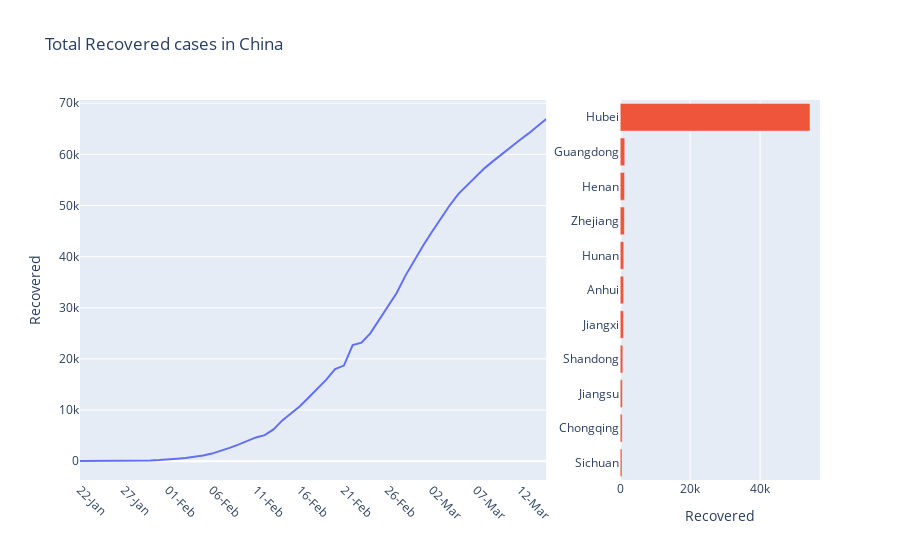

Notebook cell for this chart:
### Markdown cell above
Due to the size of Hubei's confirmed cases, it also leads in the number of recovered cases. 

Notice the left 'tail' of the graph takes a while to increase. It takes roughly around **14 days after lockdown** until the recovery exponentially increase.

### Code cell
plot_cumulative_state(observe_date,'province_state','recovered')

### Figure 1 — Plotly figure (JSON) as saved in the notebook; plotly's stock layout.template omitted (floating-point values rounded to 4 significant figures)
{"data": [{"type": "scatter", "x": ["22-Jan", "23-Jan", "24-Jan", "25-Jan", "26-Jan", "27-Jan", "28-Jan", "29-Jan", "30-Jan", "31-Jan", "01-Feb", "02-Feb", "03-Feb", "04-Feb", "05-Feb", "06-Feb", "07-Feb", "08-Feb", "09-Feb", "10-Feb", "11-Feb", "12-Feb", "13-Feb", "14-Feb", "15-Feb", "16-Feb", "17-Feb", "18-Feb", "19-Feb", "20-Feb", "21-Feb", "22-Feb", "23-Feb", "24-Feb", "25-Feb", "26-Feb", "27-Feb", "28-Feb", "29-Feb", "01-Mar", "02-Mar", "03-Mar", "04-Mar", "05-Mar", "06-Mar", "07-Mar", "08-Mar", "09-Mar", "10-Mar", "11-Mar", "12-Mar", "13-Mar", "14-Mar", "15-Mar"], "xaxis": "x", "y": [28, 30, 36, 39, 49, 58, 101, 120, 135, 214, 275, 463, 614, 843, 1115, 1476, 1998, 2595, 3218, 3917, 4635, 5079, 6213, 7973, 9294, 10748, 12455, 14199, 15952, 18002, 18693, 22687, 23170, 24990, 27650, 30053, 32898, 36291, 39279, 42118, 44810, 47404, 49955, 52240, 53888, 55478, 57320, 58735, 60106, 61569, 62824, 64109, 65572, 66926], "yaxis": "y"}, {"orientation": "h", "type": "bar", "x": [516, 570, 631, 741, 934, 984, 1014, 1211, 1250, 1304, 54288], "xaxis": "x2", "y": ["Sichuan", "Chongqing", "Jiangsu", "Shandong", "Jiangxi", "Anhui", "Hunan", "Zhejiang", "Henan", "Guangdong", "Hubei"], "yaxis": "y2"}], "layout": {"showlegend": false, "title": {"text": "Total Recovered cases in China"}, "xaxis": {"anchor": "y", "domain": [0, 0.63], "showgrid": false, "tickangle": 45, "tickvals": ["22-Jan", "27-Jan", "01-Feb", "06-Feb", "11-Feb", "16-Feb", "21-Feb", "26-Feb", "02-Mar", "07-Mar", "12-Mar"]}, "xaxis2": {"anchor": "y2", "domain": [0.73, 1], "title": {"text": "Recovered"}}, "yaxis": {"anchor": "x", "domain": [0, 1], "showgrid": true, "title": {"text": "Recovered"}}, "yaxis2": {"anchor": "x2", "domain": [0, 1]}}}
